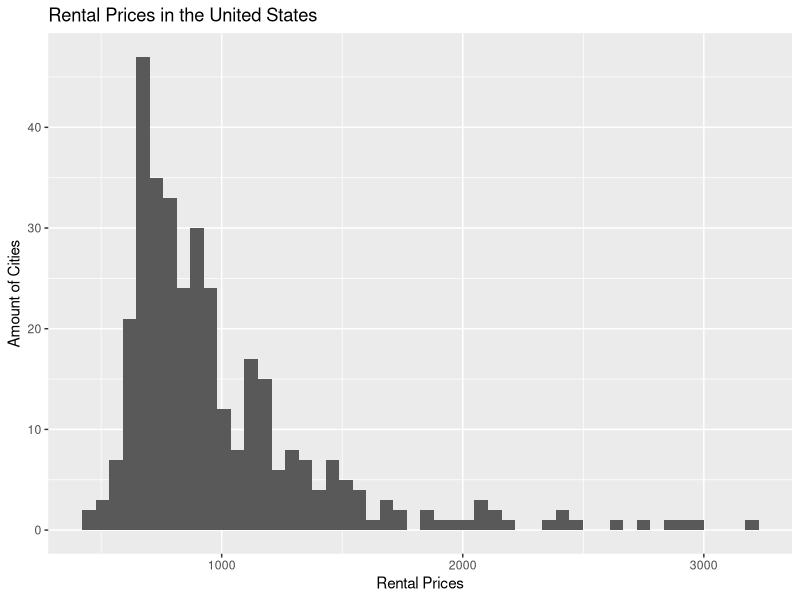
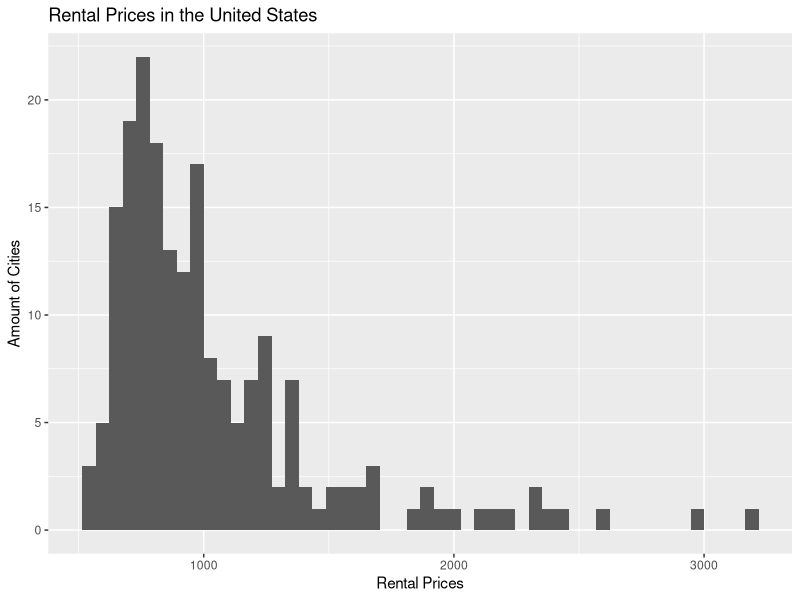
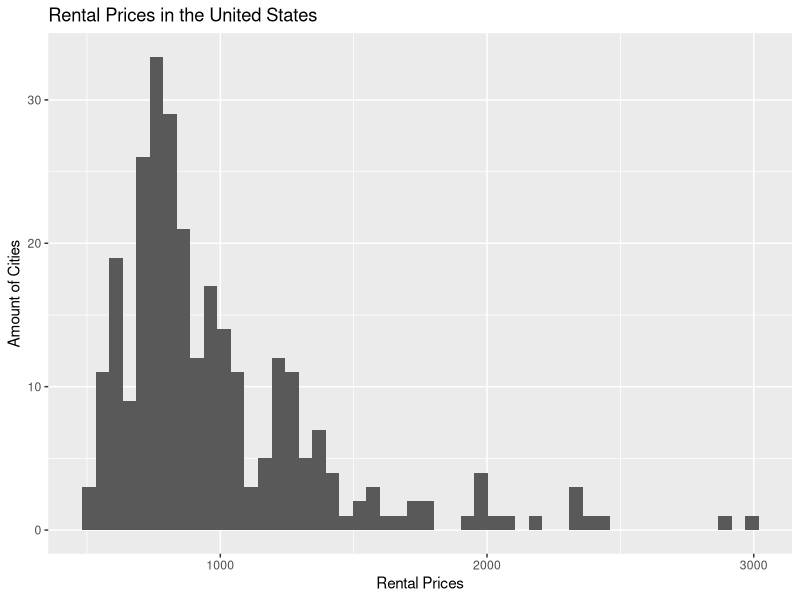
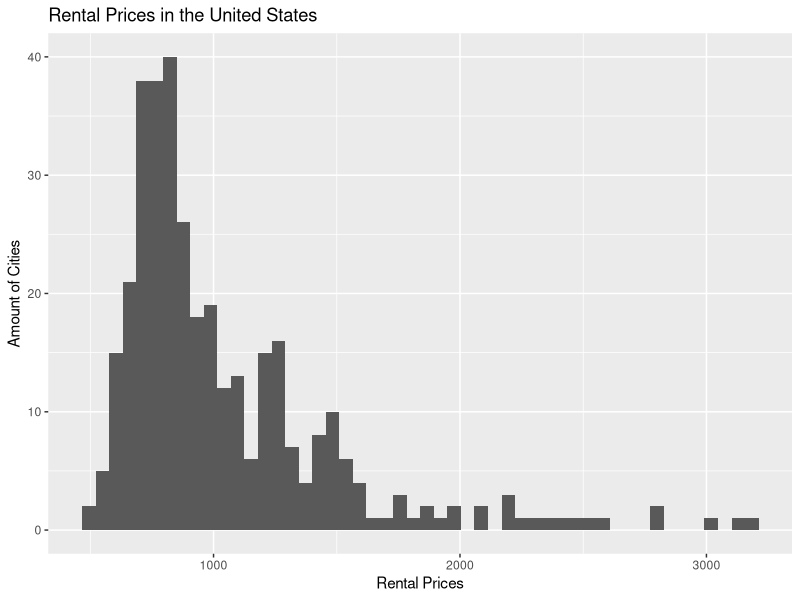
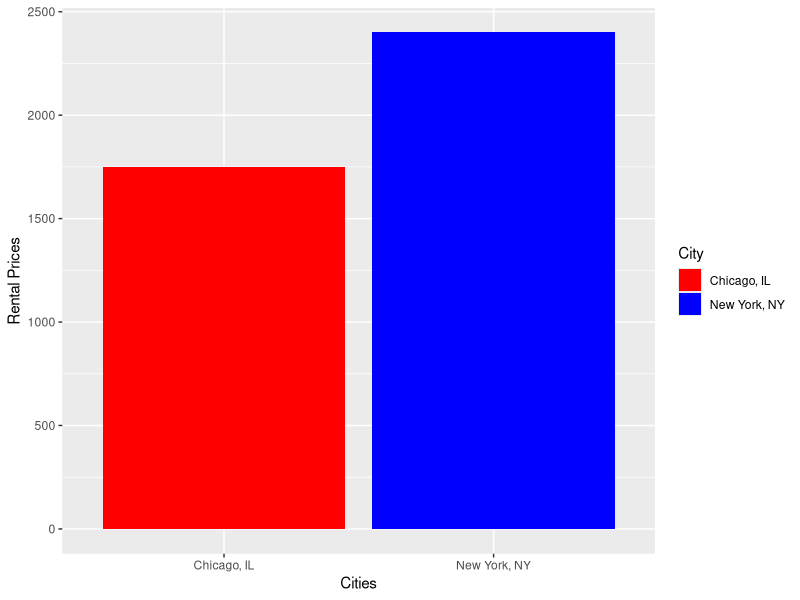

These figures' R source, in order:
library(dplyr)
library(ggplot2)

home_prices <- read.csv("Metro_MedianRentalPrice_2Bedroom.csv", stringsAsFactors = FALSE)

home <-  as.data.frame(home_prices[,c(1:2,75:111)], drop = FALSE)

top_20 <- as.data.frame(home[2:20,], drop = FALSE)

three <- home %>% select(RegionName, X2016.01, X2017.01, X2018.01, X2019.01)

build_histogram <- function(data, year_and_month, num_bins) {
  ggplot(data, mapping = aes(x = year_and_month)) +
    labs(title = "Rental Prices in the United States") +
    xlab("Rental Prices") +
    ylab("Amount of Cities") +
    geom_histogram(bins = num_bins)
}
build_histogram(three, three$X2018.01, 50)
build_histogram(three, three$X2016.01, 50)
build_histogram(three, three$X2017.01, 50)
build_histogram(three, three$X2019.01, 50)

histogram <- function(data,
                      city_1,
                      city_2,
                      xvar = "RegionName",
                      yvar = "X2019.01") {
  data <- data %>%
    filter( (RegionName == city_1) | (RegionName == city_2))
  max_y <- mean(data$X2019.01, na.rm = TRUE)
  bars <- ggplot(data = data, aes(x = RegionName,
                                  y = X2019.01,
                                  fill = RegionName)) +
    geom_bar(stat = "identity") +
    scale_fill_manual(name = "City", values=c("red1","blue1")) +
    labs(
      y = "Rental Prices",
      x = "Cities"
    )
  bars
}
histogram(three, "New York, NY", "Chicago, IL")
